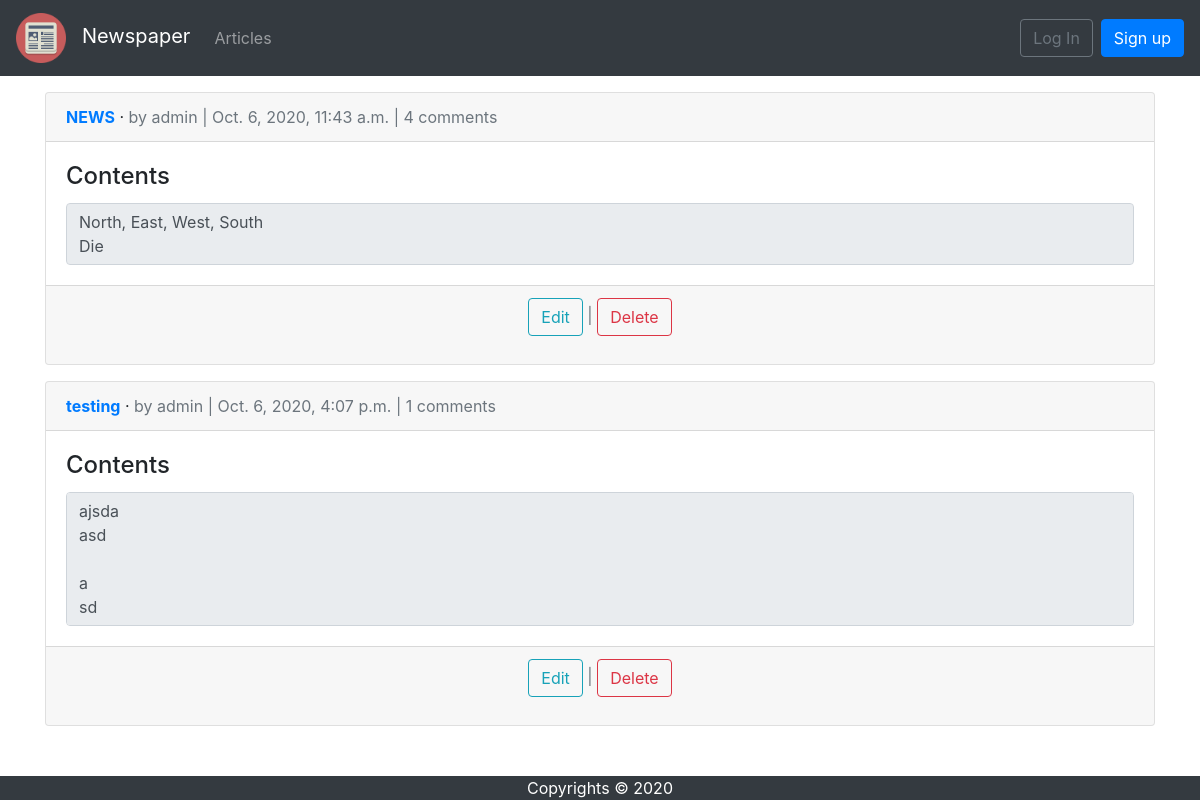
/articles/, run on an earlier commit of the app's database.
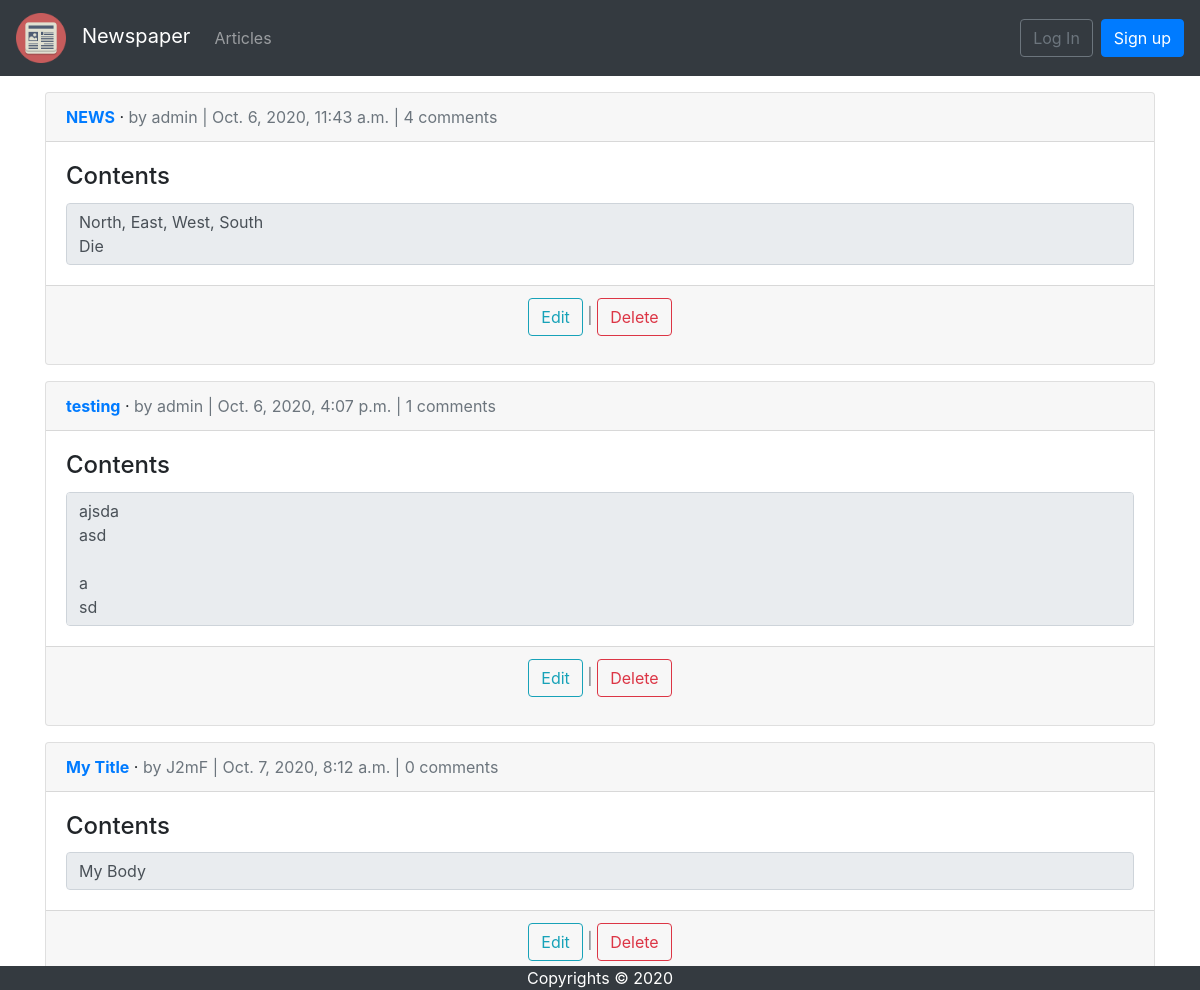
And on a later commit of the database.
### articles/models.py (models this page shows, shortened)
class Article(models.Model):
    title = models.CharField(max_length=255)
    body = models.TextField()
    date = models.DateTimeField(auto_now_add=True)
    author = models.ForeignKey(
        to=get_user_model(),
        on_delete=models.CASCADE
    )
    likes = models.ManyToManyField(
        to=get_user_model(),
        related_name='liked_articles',
        blank=True,
        null=True,
    )
    def get_display_rows_count(self) -> int:
        return min(MAX_ROWS_FOR_ARTICLE, len(self.body.split('\n')))

### users/models.py (models this page shows)
class CustomUser(AbstractUser):
    age = models.PositiveIntegerField(null=True, blank=True)

### articles/views.py (the view)
# urls.py: path('', ArticleListView.as_view(), name='article_list'),
class ArticleListView(ListView):
    model = Article
    context_object_name = 'articles'
    template_name = 'article_list.html'

### templates/article_list.html (shortened to what this page needs)
{% extends 'base.html' %}
{% block content %}
    {% for article in articles %}
        <div class="card mt-3">
            <div class="card-header">
                <span class="font-weight-bold"><a href="{% url 'article_detail' article.pk %}">{{ article.title }}</a></span> &middot;
                <span class="text-muted"> by {{ article.author }} |
                    {{ article.date }} |
                    {{ article.comments.count }} comments</span>
            </div>
            <div class="card-body">
                <h4 class="card-title">Contents</h4>
                <textarea readonly rows="{{ article.get_display_rows_count }}" class="form-control card-text" style="resize: none;">{{ article.body }}</textarea>
            </div>
            <div class="card-footer text-center text-muted">
            <p><a class="btn btn-outline-info" href="{% url 'article_edit' article.pk %}">Edit</a> |
            <a class="btn btn-outline-danger" href="{% url 'article_delete' article.pk %}">Delete</a></p>
            </div>
        </div>
    {% endfor %}
{% endblock content %}

What changed in the data, as far as the page shows it:
added Article: title "My Title", author "J2mF", date "Oct. 7, 2020, 8:12 a.m.", comments.count "0", get_display_rows_count "My Body"
